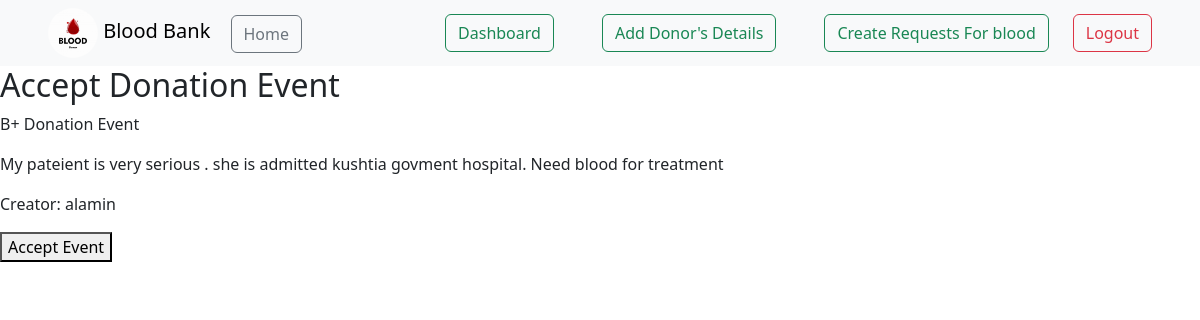
The page /blood/accept/4/ (signed in) on the database its author committed.
### blood/models.py (models this page shows)
class DonationEvent(models.Model):
    creator = models.ForeignKey(User, on_delete=models.CASCADE, related_name='created_events')
    bloodgroup = models.CharField(max_length=5, null=True, blank=True, choices=[('O+', 'O+'), ('O-', 'O-'), ('A+', 'A+'), ('A-', 'A-'), ('B+', 'B+'), ('B-', 'B-'), ('AB+', 'AB+'), ('AB-', 'AB-')])
    details = models.TextField(null=True, blank=True)
    acceptors = models.ManyToManyField(User, related_name='accepted_events', blank=True)
    is_get_blood= models.BooleanField(default=False, blank=True)

### blood/views.py (the view, shortened to what this page needs)
# urls.py: path('accept/<int:event_id>/', accept_donation_event, name='accept_donation_event'),
@login_required
def accept_donation_event(request, event_id):
    event = get_object_or_404(DonationEvent, id=event_id)
    return render(request, 'accept_donation_event.html', {'event': event})

### blood/templates/accept_donation_event.html (shortened to what this page needs)
{% extends 'base.html' %} {% block content %}
<h2>Accept Donation Event</h2>
<p>{{ event.bloodgroup }} Donation Event</p>
<p>{{ event.details }}</p>
<p>Creator: {{ event.creator.username }}</p>
<form method="post">
  <button type="submit">Accept Event</button>
</form>
{% endblock %}

### rows shown on the page
DonationEvent: bloodgroup "B+", details "My pateient is very serious . she is admitted kushtia govment hospital. Need blood for treatment", creator.username "alamin"
